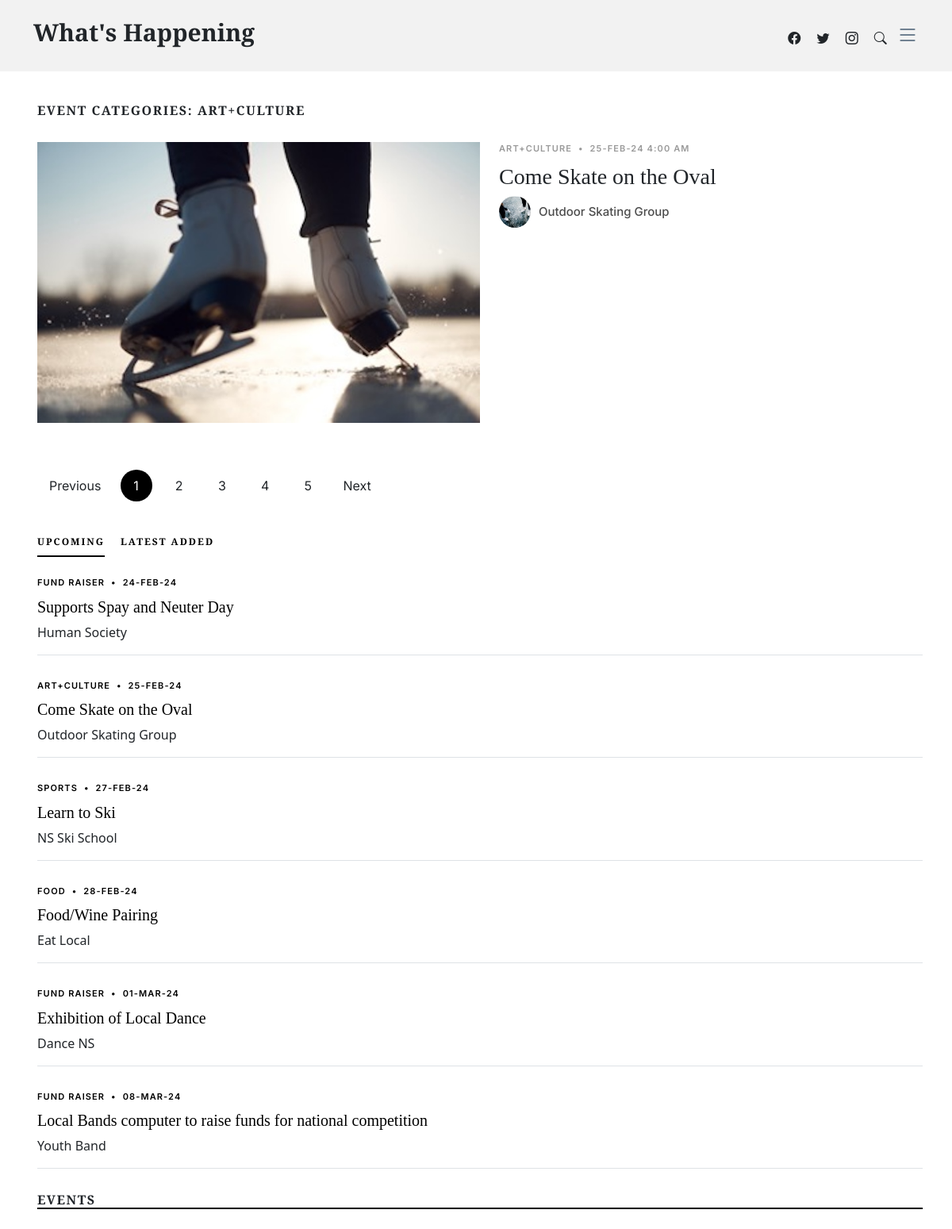
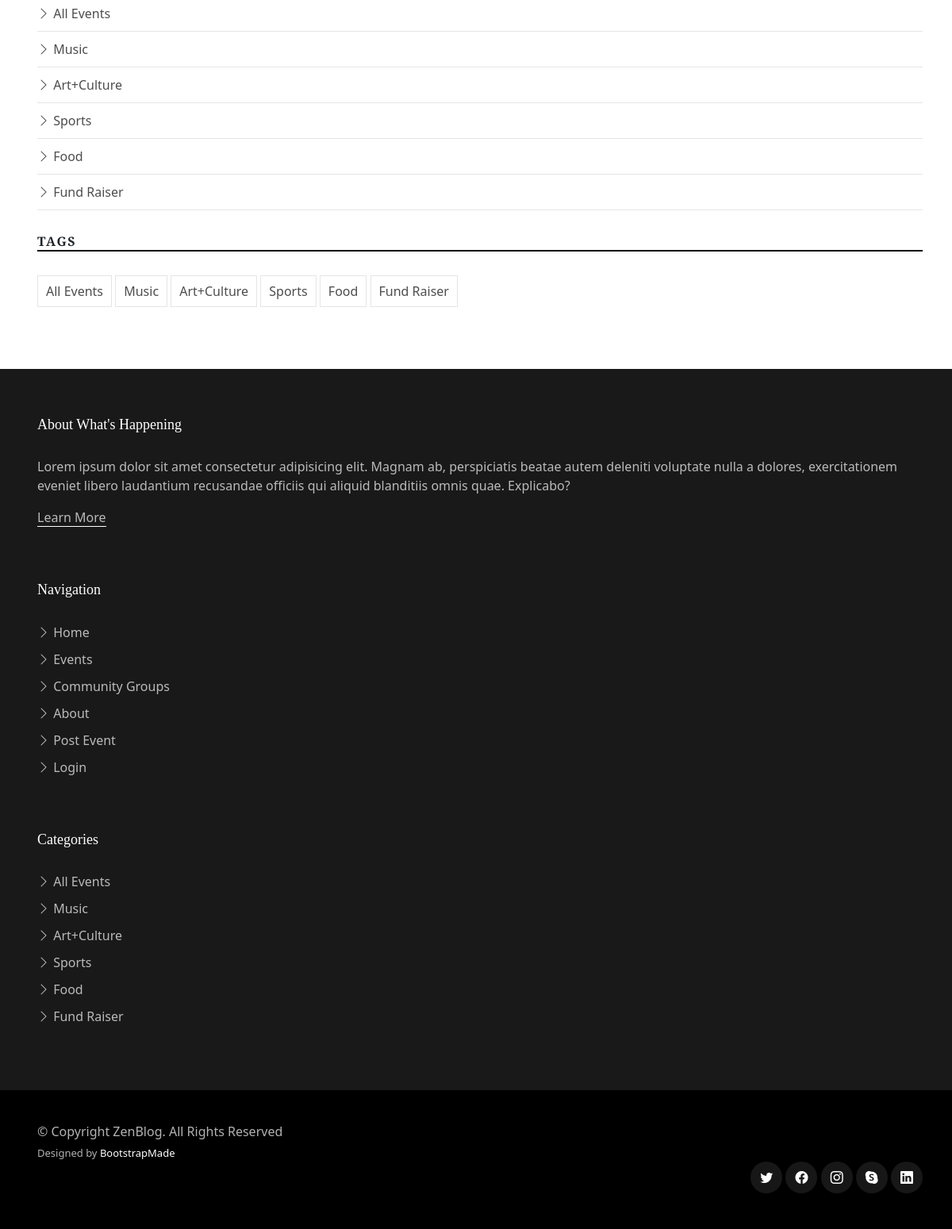
/events.php?type=Art, run on the app's committed database (2 pictures, top to bottom).
### tables this page shows
CREATE TABLE `Events` (
  `EventID` int(11) NOT NULL,
  `EventTypeID` int(11) NOT NULL,
  `GroupID` int(11) NOT NULL,
  `EventDate` timestamp NOT NULL DEFAULT CURRENT_TIMESTAMP,
  `SubmitDate` timestamp NOT NULL DEFAULT CURRENT_TIMESTAMP,
  `EventTitle` varchar(100) NOT NULL,
  `EventImage` varchar(50) NOT NULL,
  `EventDesc` text NOT NULL
);

CREATE TABLE `EventTypes` (
  `EventTypeID` int(11) NOT NULL,
  `TypeName` varchar(100) NOT NULL
);

CREATE TABLE `Groups` (
  `GroupID` int(11) NOT NULL,
  `GroupName` varchar(100) NOT NULL,
  `GroupImage` varchar(50) NOT NULL,
  `GroupType` varchar(100) NOT NULL,
  `GroupDesc` text NOT NULL,
  `ContactName` varchar(255) NOT NULL,
  `ContactEmail` varchar(255) NOT NULL
);

### events.php (the view, shortened to what this page needs)
<!DOCTYPE html>
<html lang="en">
<head>
  <link href="assets/vendor/bootstrap/css/bootstrap.min.css" rel="stylesheet">
  <link href="assets/vendor/bootstrap-icons/bootstrap-icons.css" rel="stylesheet">
  <link href="assets/vendor/swiper/swiper-bundle.min.css" rel="stylesheet">
  <link href="assets/vendor/glightbox/css/glightbox.min.css" rel="stylesheet">
  <link href="assets/vendor/aos/aos.css" rel="stylesheet">
  <link href="assets/css/variables.css" rel="stylesheet">
  <link href="assets/css/main.css" rel="stylesheet">
</head>
<body>
  <header id="header" class="header d-flex align-items-center fixed-top">
    <div class="container-fluid container-xl d-flex align-items-center justify-content-between">
      <a href="index.php" class="logo d-flex align-items-center">
        <h1>What's Happening</h1>
      </a>
      <div class="position-relative">
        <a href="#" class="mx-2"><span class="bi-facebook"></span></a>
        <a href="#" class="mx-2"><span class="bi-twitter"></span></a>
        <a href="#" class="mx-2"><span class="bi-instagram"></span></a>
        <a href="#" class="mx-2 js-search-open"><span class="bi-search"></span></a>
        <i class="bi bi-list mobile-nav-toggle"></i>
      </div>
    </div>
  </header>
  <main id="main">
    <section>
      <div class="container">
        <div class="row">
          <div class="col-md-9" data-aos="fade-up">
          <?php
              include 'serverlogin.php';
              $conn = new mysqli($db_hostname, $db_username, $db_password, $db_database);
              $sql=NULL;
              $type=NULL;
              if (isset($_GET['type'])) {
                $type = $_GET['type'];
                if(strcmp($type,"Art")==0){
                  $type="Art+Culture";
                }
                if(strcmp($type,"All")==0){
                  $sql="SELECT Events.EventID, Events.EventTypeID, Events.GroupID, Events.EventDate, Events.EventTitle, Events.EventImage, Events.EventDesc, EventTypes.TypeName, Groups.GroupName, Groups.GroupImage
                  FROM Events
                  INNER JOIN  EventTypes ON Events.EventTypeID = EventTypes.EventTypeID
                  INNER JOIN whats_happening.Groups on Events.GroupID = whats_happening.Groups.GroupID
                  ORDER BY abs(timediff(EventDate, current_timestamp())) ASC;;";
                } else{
                  $sql="SELECT Events.EventID, Events.EventTypeID, Events.GroupID, Events.EventDate, Events.EventTitle, Events.EventImage, Events.EventDesc, EventTypes.TypeName, Groups.GroupName, Groups.GroupImage
                  FROM Events
                  INNER JOIN  EventTypes ON Events.EventTypeID = EventTypes.EventTypeID
                  INNER JOIN whats_happening.Groups on Events.GroupID = whats_happening.Groups.GroupID
                  WHERE TypeName in ('$type')
                  ORDER BY abs(timediff(EventDate, current_timestamp())) ASC;";
                }
                $result= $conn->query($sql);
              }
              echo "<div class=\category-title\" data-aos=\"fade-up\">";
              echo "<h3 class=\"category-title\">EVENT CATEGORIES: $type </h3>";
              echo "</div>";
              if ($result->num_rows > 0) {
                  while($row = $result->fetch_assoc()) {
                    $eventDateTime = date_create($row["EventDate"]);
                    $formattedDateTime = date_format($eventDateTime, "d-M-y g:i A");
                    echo <<<DIVBLOCK
                    <div class="d-md-flex post-entry-2 half">
                    <a href="single-post.php?type={$row["EventID"]}" class="me-4 thumbnail">
                    <img src="{$row["EventImage"]}" alt="" class="img-fluid">
                    </a>
                    <div>
                    <div class="post-meta">
                    <span class="date">{$row["TypeName"]}</span> <span class="mx-1">&bullet;</span> <span>{$formattedDateTime}</span>
                    </div>
                    <h3><a href="single-post.php?type={$row["EventID"]}">{$row["EventTitle"]}</a></h3>
                    <div class="d-flex align-items-center author">
                    <div class="photo"><img src="{$row["GroupImage"]}" alt="" class="img-fluid"></div>
                    <div class="name">
                    <h3 class="m-0 p-0">{$row["GroupName"]}</h3>
                    </div>
                    </div>
                    </div>
                    </div>
                    DIVBLOCK;
                  }
              }
            ?>
            <div class="text-start py-4">
              <div class="custom-pagination">
                <a href="#" class="prev">Previous</a>
                <a href="#" class="active">1</a>
                <a href="#">2</a>
                <a href="#">3</a>
                <a href="#">4</a>
                <a href="#">5</a>
                <a href="#" class="next">Next</a>
              </div>
            </div>
          </div>
          <div class="col-md-3">
            <div class="aside-block">
              <ul class="nav nav-pills custom-tab-nav mb-4" id="pills-tab" role="tablist">
                <li class="nav-item" role="presentation">
                  <button class="nav-link active" id="pills-popular-tab" data-bs-toggle="pill" data-bs-target="#pills-popular" type="button" role="tab" aria-controls="pills-popular" aria-selected="true">UPCOMING</button>
                </li>
                <li class="nav-item" role="presentation">
                  <button class="nav-link" id="pills-trending-tab" data-bs-toggle="pill" data-bs-target="#pills-trending" type="button" role="tab" aria-controls="pills-trending" aria-selected="false">LATEST ADDED</button>
                </li>
              </ul>
              <div class="tab-content" id="pills-tabContent">
                <?php
                  include 'serverlogin.php';
                $conn = new mysqli($db_hostname, $db_username, $db_password, $db_database);
                    $sql = "SELECT  Events.EventID, Events.EventDate, Events.EventTitle, EventTypes.TypeName, Groups.GroupName
                            FROM Events
                            INNER JOIN EventTypes ON Events.EventTypeID = EventTypes.EventTypeID
                            INNER JOIN whats_happening.Groups ON Events.GroupID = whats_happening.Groups.GroupID
                            ORDER BY EventDate ASC;";
                    $result = $conn->query($sql);
                    if ($result->num_rows > 0) {
                      echo "<div class=\"tab-pane fade show active\" id=\"pills-popular\" role=\"tabpanel\" aria-labelledby=\"pills-popular-tab\">";
                      while($row = $result->fetch_assoc()){
                        $eventDateTime = date_create($row["EventDate"]);
                        $formattedDate = date_format($eventDateTime, "d-M-y");
                        echo <<<DIVBLOCK
                          <div class="post-entry-1 border-bottom">
                            <div class="post-meta"><span class="date">{$row["TypeName"]}</span> <span class="mx-1">&bullet;</span> <span>{$formattedDate}</span></div>
                            <h2 class="mb-2"><a href="single-post.php?type={$row["EventID"]}">{$row["EventTitle"]}</a></h2>
                            <span class="author mb-3 d-block">{$row["GroupName"]}</span>
                          </div>
                        DIVBLOCK;
                      }
                      echo "</div>";
                    }
              ?>
            <div class="aside-block">
              <h3 class="aside-title">Events</h3>
              <ul class="aside-links list-unstyled">
                <li><a href="events.php?type=All"><i class="bi bi-chevron-right"></i> All Events</a></li>
                <li><a href="events.php?type=Music"><i class="bi bi-chevron-right"></i> Music</a></li>
                <li><a href="events.php?type=Art"><i class="bi bi-chevron-right"></i> Art+Culture</a></li>
                <li><a href="events.php?type=Sports"><i class="bi bi-chevron-right"></i> Sports</a></li>
                <li><a href="events.php?type=Food"><i class="bi bi-chevron-right"></i> Food</a></li>
                <li><a href="events.php?type=Fund Raiser"><i class="bi bi-chevron-right"></i> Fund Raiser</a></li>
              </ul>
            </div>
            <div class="aside-block">
              <h3 class="aside-title">Tags</h3>
              <ul class="aside-tags list-unstyled">
                <li><a id="all" href="events.php?type=All">All Events</a></li>
                <li><a id="music" href="events.php?type=Music">Music</a></li>
                <li><a id="artCulture" href="events.php?type=Art">Art+Culture</a></li>
                <li><a id="sports" href="events.php?type=Sports">Sports</a></li>
                <li><a id="food" href="events.php?type=Food">Food</a></li>
                <li><a id="funds" href="events.php?type=Fund Raiser">Fund Raiser</a></li>
              </ul>
            </div>
          </div>
        </div>
      </div>
    </section>
  </main>
<footer id="footer" class="footer">
<div class="footer-content">
  <div class="container">
    <div class="row g-5">
      <div class="col-lg-4">
        <h3 class="footer-heading">About What's Happening
        </h3>
        <p>Lorem ipsum dolor sit amet consectetur adipisicing elit. Magnam ab, perspiciatis beatae autem deleniti voluptate nulla a dolores, exercitationem eveniet libero laudantium recusandae officiis qui aliquid blanditiis omnis quae. Explicabo?</p>
        <p><a href="about.php" class="footer-link-more">Learn More</a></p>
      </div>
      <div class="col-6 col-lg-2">
        <h3 class="footer-heading">Navigation</h3>
        <ul class="footer-links list-unstyled">
          <li><a href="index.php"><i class="bi bi-chevron-right"></i> Home</a></li>
          <li><a href="events.php?type=All"><i class="bi bi-chevron-right"></i> Events</a></li>
          <li><a href="groups.php"><i class="bi bi-chevron-right"></i> Community Groups</a></li>
          <li><a href="about.php"><i class="bi bi-chevron-right"></i> About</a></li>
          <li><a href="post.php"><i class="bi bi-chevron-right"></i> Post Event</a></li>
          <li><a href="login.php"><i class="bi bi-chevron-right"></i> Login</a></li>
        </ul>
      </div>
      <div class="col-6 col-lg-2">
        <h3 class="footer-heading">Categories</h3>
        <ul class="footer-links list-unstyled">
           <li><a href="events.php?type=All"><i class="bi bi-chevron-right"></i> All Events</a></li>
           <li><a href="events.php?type=Music"><i class="bi bi-chevron-right"></i> Music</a></li>
           <li><a href="events.php?type=Art"><i class="bi bi-chevron-right"></i> Art+Culture</a></li>
           <li><a href="events.php?type=Sports"><i class="bi bi-chevron-right"></i> Sports</a></li>
           <li><a href="events.php?type=Food"><i class="bi bi-chevron-right"></i> Food</a></li>
           <li><a href="events.php?type=Fund Raiser"><i class="bi bi-chevron-right"></i> Fund Raiser</a></li>
        </ul>
      </div>
    </div>
  </div>
</div>
<div class="footer-legal">
  <div class="container">
    <div class="row justify-content-between">
      <div class="col-md-6 text-center text-md-start mb-3 mb-md-0">
        <div class="copyright">
          © Copyright <strong><span>ZenBlog</span></strong>. All Rights Reserved
        </div>
        <div class="credits">
          Designed by <a href="https://bootstrapmade.com/">BootstrapMade</a>
        </div>
      </div>
      <div class="col-md-6">
        <div class="social-links mb-3 mb-lg-0 text-center text-md-end">
          <a href="#" class="twitter"><i class="bi bi-twitter"></i></a>
          <a href="#" class="facebook"><i class="bi bi-facebook"></i></a>
          <a href="#" class="instagram"><i class="bi bi-instagram"></i></a>
          <a href="#" class="google-plus"><i class="bi bi-skype"></i></a>
          <a href="#" class="linkedin"><i class="bi bi-linkedin"></i></a>
        </div>
      </div>
    </div>
  </div>
</div>
</footer>
</body>
</html>

### assets/css/variables.css (style rules this page uses)
:root { --font-default: 'EB Garamond', system-ui, -apple-system, "Segoe UI", Roboto, "Helvetica Neue", Arial, "Noto Sans", "Liberation Sans", sans-serif, "Apple Color Emoji", "Segoe UI Emoji", "Segoe UI Symbol", "Noto Color Emoji"; --font-primary: 'EB Garamond', serif; --font-secondary: 'Inter', sans-serif; --color-default: #212529; --color-default-rgb: 33, 37, 41; --color-links: #212529; --color-links-hover: #15171a; --color-primary: #212529; --color-primary-light: #26282c; --color-primary-dark: #0b0c0e; --color-primary-rgb: 33, 37, 41; --color-primary-light-rgb: 38, 40, 44; --color-primary-dark-rgb: 11, 12, 14; --color-secondary: #596d80; --color-secondary-light: #8498aa; --color-secondary-dark: #404f5c; --color-secondary-rgb: 89, 109, 128; --color-secondary-light-rgb: 132, 152, 170; --color-secondary-dark-rgb: 64, 79, 92; --color-blue: #0d6efd; --color-blue-rgb: 13, 110, 253; --color-indigo: #6610f2; --color-indigo-rgb: 102, 16, 242; --color-purple: #6f42c1; --color-purple-rgb: 111, 66, 193; --color-pink: #f3268c; --color-pink-rgb: 243, 38, 140; --color-red: #df1529; --color-red-rgb: 223, 21, 4; --color-orange: #fd7e14; --color-orange-rgb: 253, 126, 20; --color-yellow: #ffc107; --color-yellow-rgb: 255, 193, 7; --color-green: #059652; --color-green-rgb: 5, 150, 82; --color-teal: #20c997; --color-teal-rgb: 32, 201, 151; --color-cyan: #0dcaf0; --color-cyan-rgb: 13, 202, 240; --color-white: #ffffff; --color-white-rgb: 255, 255, 255; --color-gray: #6c757d; --color-gray-rgb: 108, 117, 125; --color-black: #000000; --color-black-rgb: 0, 0, 0; }
:root { --bs-blue: var(--color-blue); --bs-indigo: var(--color-indigo); --bs-purple: var(--color-purple); --bs-pink: var(--color-pink); --bs-red: var(--color-red); --bs-orange: var(--color-orange); --bs-yellow: var(--color-yellow); --bs-green: var(--color-green); --bs-teal: var(--color-teal); --bs-cyan: var(--color-cyan); --bs-white: var(--color-white); --bs-gray: var(--color-gray); --bs-gray-dark: #343a40; --bs-gray-100: #f8f9fa; --bs-gray-200: #e9ecef; --bs-gray-300: #dee2e6; --bs-gray-400: #ced4da; --bs-gray-500: #adb5bd; --bs-gray-600: #6c757d; --bs-gray-700: #495057; --bs-gray-800: #343a40; --bs-gray-900: #212529; --bs-primary: var(--color-blue); --bs-secondary: var(--color-blue); --bs-success: #198754; --bs-info: #0dcaf0; --bs-warning: #ffc107; --bs-danger: #dc3545; --bs-light: #f8f9fa; --bs-dark: #212529; --bs-primary-rgb: var(--color-primary-rgb); --bs-secondary-rgb: var(--color-secondary-rgb); --bs-success-rgb: 25, 135, 84; --bs-info-rgb: 13, 202, 240; --bs-warning-rgb: 255, 193, 7; --bs-danger-rgb: 220, 53, 69; --bs-light-rgb: 248, 249, 250; --bs-dark-rgb: 33, 37, 41; --bs-white-rgb: var(--color-white-rgb); --bs-black-rgb: var(--color-black-rgb); --bs-body-color-rgb: var(--color-default-rgb); --bs-body-bg-rgb: 255, 255, 255; --bs-font-sans-serif: var(--font-default); --bs-font-monospace: SFMono-Regular, Menlo, Monaco, Consolas, "Liberation Mono", "Courier New", monospace; --bs-gradient: linear-gradient(180deg, rgba(255, 255, 255, 0.15), rgba(255, 255, 255, 0)); --bs-body-font-family: var(--font-default); --bs-body-font-size: 1rem; --bs-body-font-weight: 400; --bs-body-line-height: 1.5; --bs-body-color: var(--color-default); --bs-body-bg: #fff; }

### data on the page
events: EventImage (picture), EventTypeID.TypeName "ART+CULTURE", EventDate "25-FEB-24 4:00 AM", EventTitle "Come Skate on the Oval", GroupID.GroupImage (picture), GroupID.GroupName "Outdoor Skating Group", EventDate "25-FEB-24"
events: EventTypeID.TypeName "FUND RAISER", EventDate "24-FEB-24", EventTitle "Supports Spay and Neuter Day", GroupID.GroupName "Human Society"
events: EventTypeID.TypeName "SPORTS", EventDate "27-FEB-24", EventTitle "Learn to Ski", GroupID.GroupName "NS Ski School"
events: EventTypeID.TypeName "FOOD", EventDate "28-FEB-24", EventTitle "Food/Wine Pairing", GroupID.GroupName "Eat Local"
events: EventTypeID.TypeName "FUND RAISER", EventDate "01-MAR-24", EventTitle "Exhibition of Local Dance", GroupID.GroupName "Dance NS"
events: EventTypeID.TypeName "FUND RAISER", EventDate "08-MAR-24", EventTitle "Local Bands computer to raise funds for national competition", GroupID.GroupName "Youth Band"

### other printed values
$type "ART+CULTURE"
